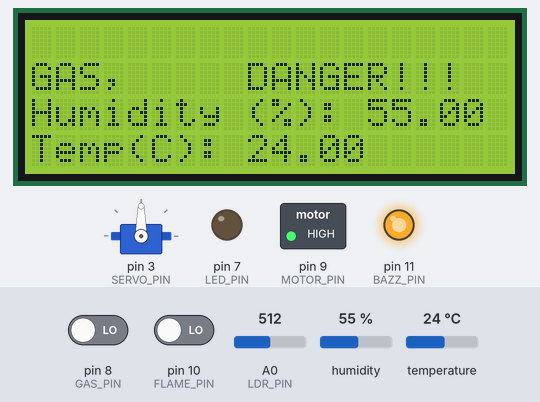
Simulated run of this sketch. Board: Arduino Uno, built with avr-gcc and run on an emulated ATmega328P. Parts: servo, 20×4 character LCD, switched loads named in the sketch (green lamp = pin HIGH), output pins drawn as LEDs (lit = HIGH). Inputs (shaded band) come from the test bench; at power-on: pin 8 (GAS_PIN) LOW, pin 10 (FLAME_PIN) LOW, temperature 24 °C, A0 (LDR_PIN) = 512, humidity 55 %.

Above: at 3.3 s.
3.4 s: pin 8 (GAS_PIN) driven HIGH
At 4.8 s:
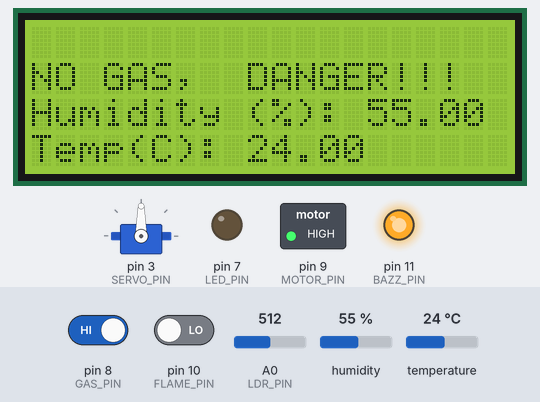
5.4 s: pin 10 (FLAME_PIN) driven HIGH
At 6.1 s:
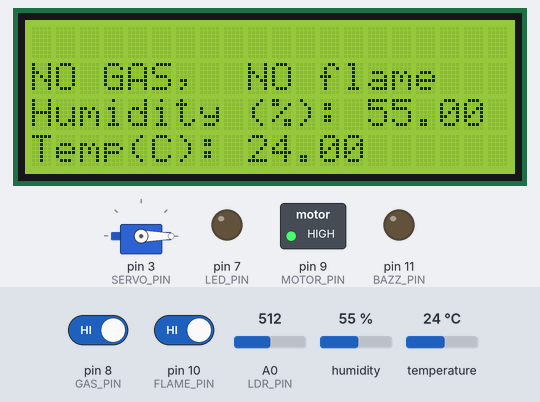
7.1 s: pin 8 (GAS_PIN) driven LOW
At 8.5 s:
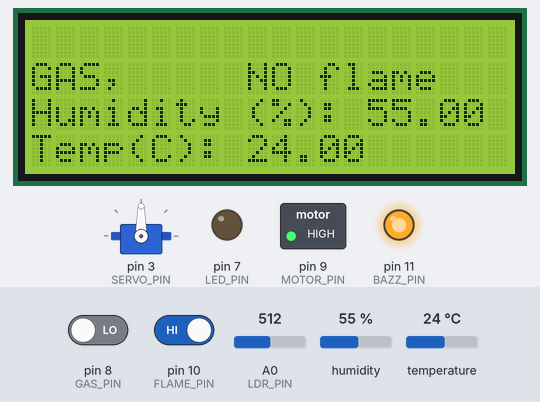
8.8 s: temperature set to 22 °C
At 10.0 s:
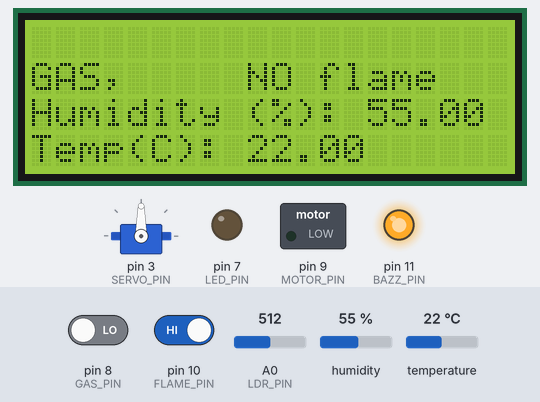
10.6 s: A0 (LDR_PIN) set to 410
12.1 s: A0 (LDR_PIN) set to 381
At 13.9 s:
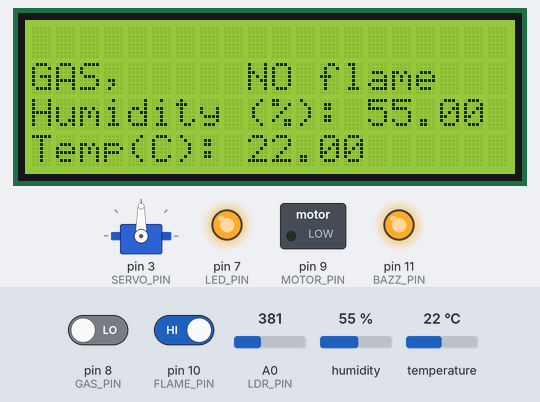
Timing chart, 0 to 15.0 s (numbered marks = the images above; inputs shaded):
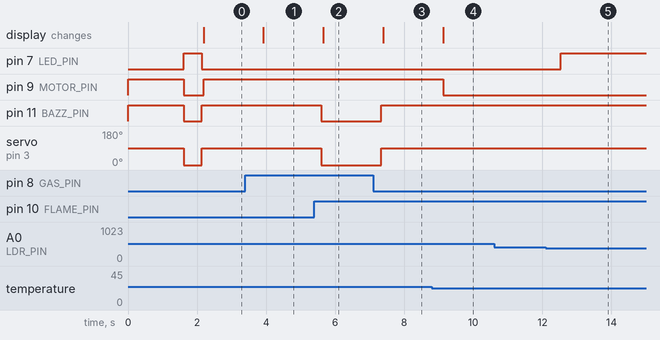

Measured:
- the behaviour switches between 24 and 23 °C on temperature (found by bisection; images 3 and 4)
- the behaviour switches between 400 and 399 on A0 (LDR_PIN) (found by bisection; images 4 and 5)
- after the input at 3.4 s, the display: changes after 0.52 s (image 1)
- after the input at 5.4 s, pin 11 (BAZZ_PIN): HIGH → LOW after 0.20 s; servo on pin 3 (SERVO_PIN): 90° → 0° after 0.20 s; the display: changes after 0.26 s (image 2)
- after the input at 7.1 s, pin 11 (BAZZ_PIN): LOW → HIGH after 0.24 s; servo on pin 3 (SERVO_PIN): 0° → 90° after 0.24 s; the display: changes after 0.29 s (image 3)
- after the input at 8.8 s, pin 9 (MOTOR_PIN): HIGH → LOW after 0.33 s; the display: changes after 0.33 s (image 4)
- after the input at 10.6 s, every drawn part: stays the same
- after the input at 12.1 s, pin 7 (LED_PIN): LOW → HIGH after 0.44 s

The sketch:

final1.ino
```cpp
#include <LiquidCrystal_I2C.h> // Driver Library for the LCD Module
#include<Servo.h>
#include <dht11.h>

#define DHT11PIN 2
#define SERVO_PIN 3
#define LED_PIN 7
#define GAS_PIN 8
#define MOTOR_PIN 9
#define FLAME_PIN 10
#define BAZZ_PIN 11
#define LDR_PIN A0

#define LED_ON LOW
#define LED_OFF HIGH

#define MOTOR_ON HIGH
#define MOTOR_OFF LOW

#define BAZZ_ON HIGH
#define BAZZ_OFF LOW

#define DOOR_OPEN 90
#define DOOR_CLOSE 0

dht11 DHT11;
LiquidCrystal_I2C lcd = LiquidCrystal_I2C(0x27,20,4); // Adjust to (0x27,20,4) for 20x4 LCD
Servo Myservo;

int mq,flame,ldr;
bool FlameBazz = false;
bool GasBazz = false;

////////////////////////////////////////////
void setup() {
  pinMode(GAS_PIN,INPUT);       //mq2
  pinMode(FLAME_PIN,INPUT);       //flame
  pinMode(LED_PIN,OUTPUT);     //led
  pinMode(BAZZ_PIN,OUTPUT);     //zamzam
  pinMode(MOTOR_PIN,OUTPUT);     //motor
  Myservo.attach(SERVO_PIN);

  digitalWrite(LED_PIN,LED_ON);   //led on
  digitalWrite(BAZZ_PIN,BAZZ_ON);   //zamzam on
  digitalWrite(MOTOR_PIN,MOTOR_ON);   //motor on
  Myservo.write(DOOR_OPEN);

  lcd.begin();          // Initiate the LCD module
  lcd.backlight();     // Turn on the backlight
  lcd.setCursor(5, 0);          // Set the cursor on the first column and first row.
  lcd.print("bait haham");    // Print the string "Hello World!"
  lcd.setCursor(0, 1);          //Set cursor to 2nd column and 2nd row (counting starts at 0)
  lcd.print("01234567890123456789");
  lcd.setCursor(5,2);
  lcd.print("SAED & BAR");
  lcd.setCursor(7,3);
  lcd.print("test 7");
  delay(1500);

  digitalWrite(LED_PIN,LED_OFF);   //led off
  digitalWrite(BAZZ_PIN,BAZZ_OFF);   //zamzam off
  digitalWrite(MOTOR_PIN,MOTOR_OFF);          // motor off
  Myservo.write(DOOR_CLOSE);
  delay(500);
}
///////////////////////////////////////////
void loop() {
  lcd.clear();

  GasCheck();
  FlameCheck();
  Buzz();
  LdrCheck();
  DhtCheck();

  delay(500);
}

void GasCheck() {
  mq=digitalRead(GAS_PIN);
  lcd.setCursor(0, 1);
  if(mq==HIGH) {
    lcd.print("NO GAS, ");
    GasBazz = false;
  }
  else {
   lcd.print("GAS,    ");
   GasBazz = true;
  }
}

void FlameCheck(){
  lcd.setCursor(9, 1);
  flame=digitalRead(FLAME_PIN);
   if(flame==HIGH)  {
    lcd.print("NO flame   ");
    FlameBazz = false;
  }
  else {
     lcd.print("DANGER!!!  ");
     FlameBazz = true;
  }
}

void Buzz() {
  if (FlameBazz||GasBazz) {
    digitalWrite(BAZZ_PIN,BAZZ_ON);      //zamzam on
    Myservo.write(DOOR_OPEN);         //door open
  }
  else {
    Myservo.write(DOOR_CLOSE);           // door close
    digitalWrite(BAZZ_PIN,BAZZ_OFF);    //zamzam off
  }
}

void LdrCheck() {
   ldr=analogRead(LDR_PIN);
  if(ldr<400)
    digitalWrite(LED_PIN,LED_OFF);   //led off
  else
    digitalWrite(LED_PIN,LED_ON);   //led on
}

void DhtCheck() {
  int chk = DHT11.read(DHT11PIN);
  lcd.setCursor(0,2);
  lcd.print("Humidity (%): ");
  lcd.print((float)DHT11.humidity, 2);
  lcd.setCursor(0,3);
  lcd.print("Temp(C): ");
  lcd.print((float)DHT11.temperature, 2);

  if(DHT11.temperature>23)
    digitalWrite(MOTOR_PIN,MOTOR_ON);         // motor on
  else
    digitalWrite(MOTOR_PIN,MOTOR_OFF);         //motor off

}
```
